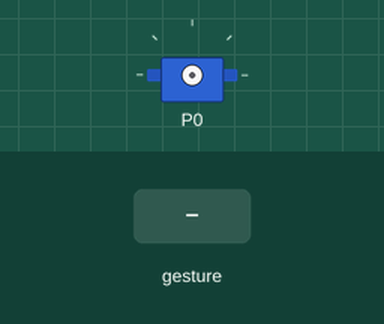
A program run on a simulated BBC micro:bit (MakeCode). On the bench: servo. The test bench sets the inputs (shaded band).

Above: at 1.2 s.
1.3 s: sound turns loud
At 3.2 s:
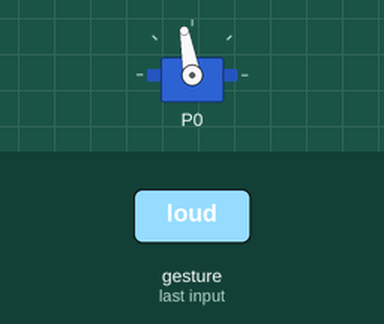
Timing chart, 0 to 4.7 s (numbered marks = the images above; inputs shaded):
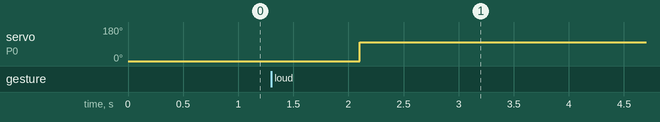

The program:

main.ts
```typescript
let go = 0
/**
 * Mâchoire
 */
input.onSound(DetectedSound.Loud, function () {
    go = 1
})
input.onSound(DetectedSound.Quiet, function () {
    go = 0
})
basic.forever(function () {
    if (go == 1) {
        servos.P0.setAngle(0)
        basic.pause(800)
        servos.P0.setAngle(100)
        basic.pause(800)
    }
})
```

test.ts
```typescript
// les tests vont ici ; cela ne sera pas compilé si ce paquet est utilisé en tant qu'extension.
```

Measured:
- after the input at 1.3 s, servo on P0: 0° → 100° after 0.80 s
